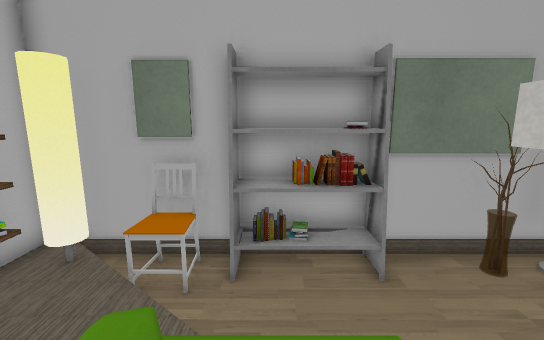
[1] (above)

12 first-person views from a walk through a scene from a Unity 3-D project. The camera is 1.2 m above the floor, tilts 10° down and sees 90° across. The floor is counted in squares, 0.5 m on a side. Each view is taken from the middle of a square. On the plan, view 1 faces up. The plan holds only what a view shows up to about 18 squares ahead; the rest is blank. The player is left out. Some surface patterns are stand-ins.

[2]
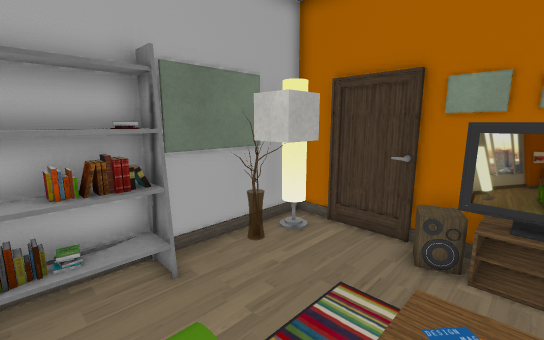

[3]
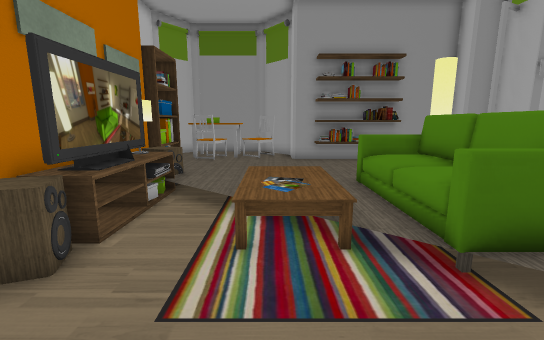

[4]
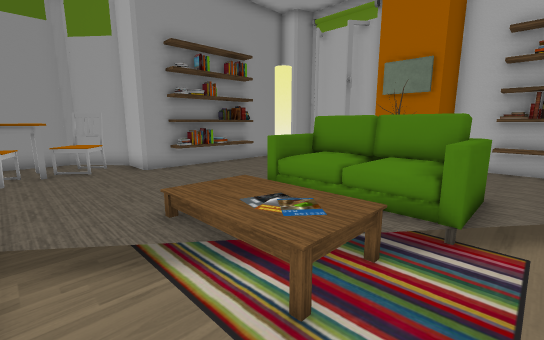

[5]
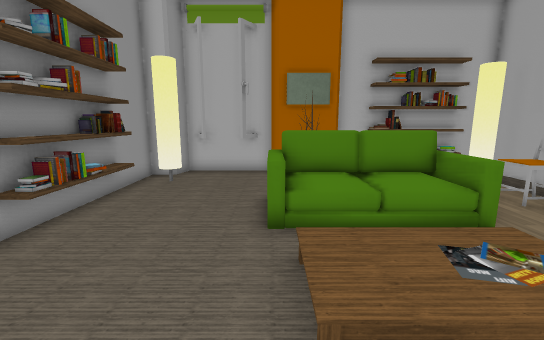

[6]
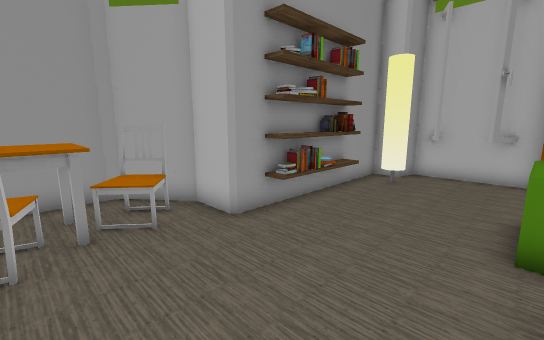

[7]
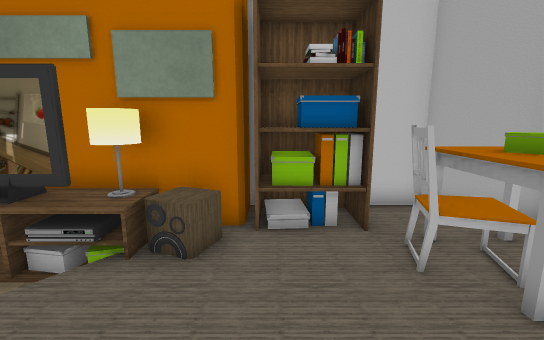

[8]
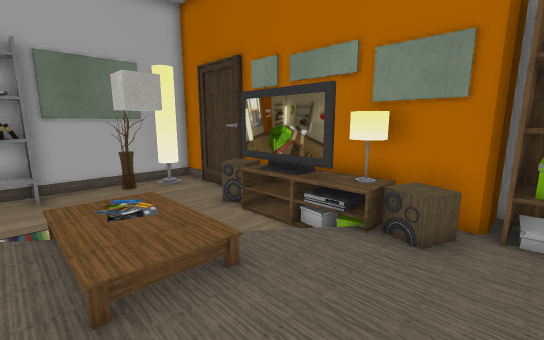

[9]
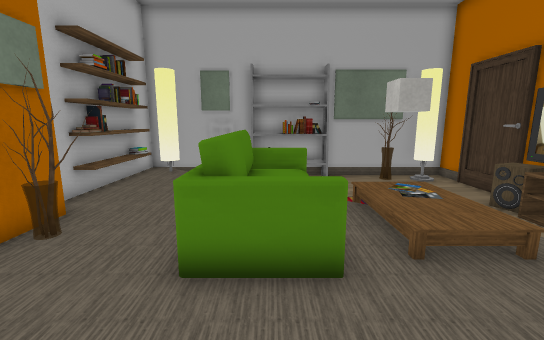

[10]
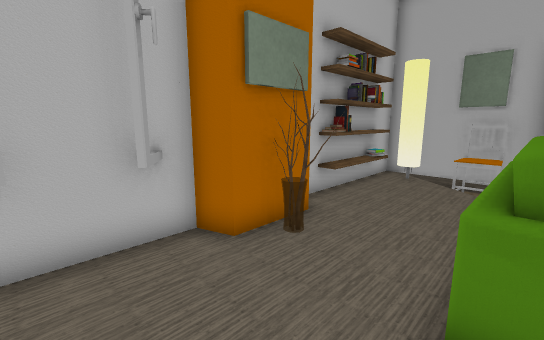

[11]
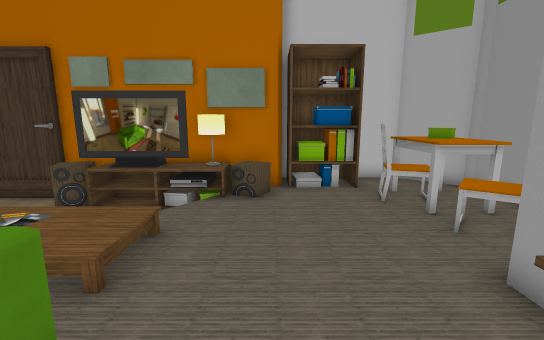

[12]
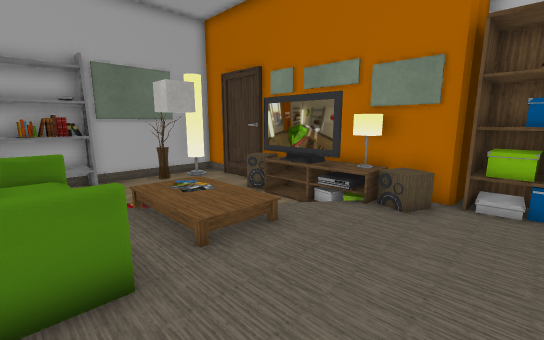

### Floor plan
Key: @ floor where view 1 was taken; # wall or solid block; . main floor; - floor 0.25 m lower than the main floor; + floor 0.75 m higher than the main floor; / step, stairs or slope; C chair; S shelf; A vase; U cube; F sofa; R carpet; P speaker; L lamp; T table; O other object.
Columns run from 7 left of view 1 to 11 right of it. Each row starts with its distance up from view 1.
  8 ###############
  7  ##-CCSSSSSOOA##
  6  S#.CCSSSSS--U###
  5  S...--------U--#
  4  S..../---------#
  3  S...../--------#
  2  S....F/R-  ---P#
  1  #....F //O ---P#
  0  ##...F@/.O --OO#
 -1   AA..F /.OO/-OO#
 -2   AA..F /.OO./OO#
 -3 ##....F+R...../L#
 -4 ##.............O#
 -5  #..............###
 -6  ##.............SS#
 -7  ### ...........SS
 -8    # SSSSS....C.SS
 -9     #######..TCCT.#
-10           #COTTT .#
-11           #CCTTT ##
-12           ########

Where each view was taken, in squares from view 1:
view 1: 0 up, 0 right, facing up
view 2: 0 up, 0 right, facing up-right
view 3: 6 up, 4 right, facing down
view 4: 3 up, 7 right, facing down-left
view 5: 3 down, 7 right, facing left
view 6: 3 down, 7 right, facing down-left
view 7: 6 down, 3 right, facing right
view 8: 6 down, 2 right, facing up-right
view 9: 7 down, 0 right, facing up
view 10: 6 down, 1 left, facing up-left
view 11: 5 down, 1 left, facing right
view 12: 7 down, 0 right, facing up-right
